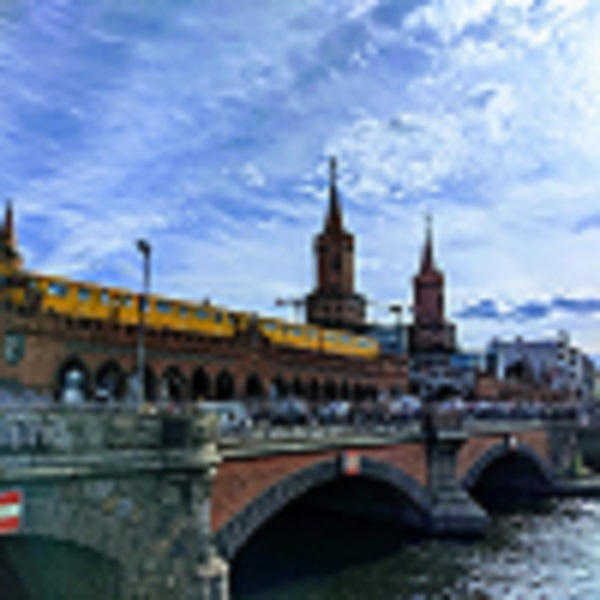
//> input picture Assignment5/original.jpg, 600 x 600 px
$ ./main original.jpg   (built with g++ and OpenCV 4)
//> lines starting //> are read from the running program, lines starting //| are printed output that depends on the picture
### Assignment5/Dip5.cpp
//============================================================================
// Name        : Dip5.cpp
// Author      : Ronny Haensch, Andreas Ley
// Version     : 3.0
// Copyright   : -
// Description :
//============================================================================

#include "Dip5.h"

using namespace std;
namespace dip5 {


	/**
	 * @brief Creates a zero-borded image.
	 */
	cv::Mat_<float> getBorderedImage(const cv::Mat_<float> &src, int rowMiddle, int colMiddle)
	{
		// Create bordered matrix.
		cv::Mat_<float> borderedSrc = cv::Mat::ones(src.rows + (rowMiddle * 2),
			src.cols + (colMiddle * 2),
			CV_32FC1);
		// Copy the original matrix.
		for (unsigned i = 0; i < src.rows; i++) {
			for (unsigned j = 0; j < src.cols; j++) {
				borderedSrc.at<float>(i + rowMiddle, j + colMiddle) = src(i, j);
			}
		}
		return borderedSrc.clone();
	}

	/**
	 * @brief Convolution in spatial domain.
	 * @details Performs spatial convolution of image and filter kernel.
	 * @params src Input image
	 * @params kernel Filter kernel
	 * @returns Convolution result
	 */


cv::Mat_<float> spatialConvolution1D(const cv::Mat_<float>& src, const cv::Mat_<float>& kernel)
{
	cv::Mat_<float> result = cv::Mat::zeros(src.size(), src.type());
	cv::Mat_<float> tempKernel = cv::Mat::zeros(kernel.size(), kernel.type());
	int colMiddle, rowMiddle;
	int row, col, i, j;
	double sum = 0;
	colMiddle = ((kernel.cols - 1) / 2);
	rowMiddle = ((kernel.rows - 1) / 2);

	/*flip columns*/
	for (row = 0; row < kernel.rows; row++) {
		for (col = 0; col < kernel.cols; col++) {
			if ((col != colMiddle) && (col < colMiddle))
			{
				tempKernel[row][col] = kernel[row][kernel.cols - 1 - col];
				tempKernel[row][kernel.cols - 1 - col] = kernel[row][col];
			}
			else if (col == colMiddle)
			{
				tempKernel[row][col] = kernel[row][col];
			}
			else
			{

			}
		}
	}

	/*flip rows*/
	for (col = 0; col < kernel.cols; col++) {
		for (row = 0; row < kernel.rows; row++) {
			if ((row != rowMiddle) && (row < rowMiddle))
			{
				tempKernel[row][col] = tempKernel[kernel.rows - 1 - row][col];
				tempKernel[kernel.rows - 1 - row][col] = tempKernel[row][col];
			}
			else if (row == rowMiddle)
			{
				tempKernel[row][col] = tempKernel[row][col];
			}
			else
			{

			}
		}
	}

	cv::Mat_<float> bordered_src = getBorderedImage(src, rowMiddle, colMiddle);

	// Go through the image
	for (unsigned i = rowMiddle; i < src.rows + rowMiddle; i++) {
		for (unsigned j = colMiddle; j < src.cols + colMiddle; j++) {
			// Convolve
			sum = 0.0f;
			for (unsigned r = i - rowMiddle; r <= i + rowMiddle; r++)
				for (unsigned c = j - colMiddle; c <= j + colMiddle; c++)
					sum += bordered_src(r, c) * tempKernel(r - i + rowMiddle, c - j + colMiddle);
			result.at<float>(i - rowMiddle, j - colMiddle) = sum;
		}
	}

	return result;
}

/**
* @brief Generates gaussian filter kernel of given size
* @param kSize Kernel size (used to calculate standard deviation)
* @returns The generated filter kernel
*/
cv::Mat_<float> createGaussianKernel1D(float sigma)
{
	float mean, sum;
	unsigned kSize = getOddKernelSizeForSigma(sigma);

	/*normalizing the values*/
	sum = 0;

	/*1-D array of size = kSize*/
	cv::Mat_<float> result = cv::Mat_<float>::zeros(1, kSize);

	/*calculate mean*/
	if ((kSize % 2) == 0)
	{
		mean = kSize / 2.;
	}
	else
	{
		mean = (kSize + 1) / 2.;
	}
	/*calculate gaussian blur*/
	for (int i = 0; i < kSize; i++)
	{
		float denominator, power;
		denominator = sqrt(2 * CV_PI)*sigma;
		power = pow(((i + 1) - mean), 2) / (2 * pow(sigma, 2));
		result.at<float>(i) = exp(-power) / denominator;
		sum = sum + result.at<float>(i);
	}
	/*normalize the distribution*/
	result = result / sum;
	return result;
}


/**
* @brief Convolution in spatial domain by seperable filters
* @param src Input image
* @param size Size of filter kernel
* @returns Convolution result
*/
cv::Mat_<float> separableFilter(const cv::Mat_<float>& src, const cv::Mat_<float>& kernelX, const cv::Mat_<float>& kernelY)
{
    // But do mind that this one gets two different kernels for horizontal and vertical convolutions.
	int rows, cols;
	cv::Mat_<float> temp, temp1;
	cv::Mat_<float> result, resultF;
	temp1 = cv::Mat::zeros(src.size(), src.type());
	temp = cv::Mat::zeros(src.cols, src.rows, src.type());
	result = cv::Mat::zeros(temp.size(), temp.type());
	resultF = cv::Mat::zeros(src.size(), src.type());
	rows = 0;
	cols = 0;
	/*performing first 1D convolution*/
	//std::cout << "KernelX:" << kernelX << "\n";
	temp1 = spatialConvolution1D(src, kernelX);

	//cout << "temp1:" << temp1<< "\n";
	/*transposing temp1 */
	for (int i = 0; i < temp1.rows; i++)
	{
		for (int j = 0; j < temp1.cols; j++)
		{
			temp.at<float>(j, i) = temp1.at<float>(i, j);
		}
	}
	//cout << "Transposed image:" << temp << "\n";
	/*performing second 1D convolution*/
	result = spatialConvolution1D(temp, kernelY);

	/*transposing temp */
	for (int i = 0; i < result.rows; i++)
	{
		for (int j = 0; j < result.cols; j++)
		{
			resultF.at<float>(j, i) = result.at<float>(i, j);
		}
	}
	//cout << "ResultF:" << resultF << "\n";
    return resultF;
}


/**
 * @brief Creates kernel representing fst derivative of a Gaussian kernel (1-dimensional)
 * @param sigma standard deviation of the Gaussian kernel
 * @returns the calculated kernel
 */
cv::Mat_<float> createFstDevKernel1D(float sigma)
{
    int kSize = getOddKernelSizeForSigma(sigma);
	float factor1 = 0., factor2 = 0.;
	cv::Mat_<float> result = cv::Mat_<float>::zeros(1, kSize);

	for (int i = -kSize/2; i <= kSize/2; i++) {
		factor1 = - (i) / (2. * CV_PI *pow(sigma, 4));
		float temp = pow((i), 2) / (2. * pow(sigma, 2));
		factor2 = exp(-temp);
		result.at<float>(0, i+kSize/2) = factor1*factor2;
	}
    return result;
}


/**
 * @brief Calculates the directional gradients through convolution
 * @param img The input image
 * @param sigmaGrad The standard deviation of the Gaussian kernel for the directional gradients
 * @param gradX Matrix through which to return the x component of the directional gradients
 * @param gradY Matrix through which to return the y component of the directional gradients
 */
void calculateDirectionalGradients(const cv::Mat_<float>& img, float sigmaGrad,
                            cv::Mat_<float>& gradX, cv::Mat_<float>& gradY)
{
	gradX.create(img.rows, img.cols);
	gradY.create(img.rows, img.cols);
	cv::Mat_<float> kernelGauss		= createGaussianKernel1D(sigmaGrad);
	cv::Mat_<float> kernelGaussDev	= createFstDevKernel1D(sigmaGrad);
	gradX = separableFilter(img, kernelGaussDev, kernelGauss);
	gradY = separableFilter(img, kernelGauss, kernelGaussDev);
}

/**
 * @brief Calculates the structure tensors (per pixel)
 * @param gradX The x component of the directional gradients
 * @param gradY The y component of the directional gradients
 * @param sigmaNeighborhood The standard deviation of the Gaussian kernel for computing the "neighborhood summation".
 * @param A00 Matrix through which to return the A_{0,0} elements of the structure tensor of each pixel.
 * @param A01 Matrix through which to return the A_{0,1} elements of the structure tensor of each pixel.
 * @param A11 Matrix through which to return the A_{1,1} elements of the structure tensor of each pixel.
 */
void calculateStructureTensor(const cv::Mat_<float>& gradX, const cv::Mat_<float>& gradY, float sigmaNeighborhood,
                            cv::Mat_<float>& A00, cv::Mat_<float>& A01, cv::Mat_<float>& A11)
{
	A00.create(gradX.rows, gradX.cols);
	A01.create(gradX.rows, gradX.cols);
	A11.create(gradX.rows, gradX.cols);
	cv::Mat_<float> kernelGauss = createGaussianKernel1D(sigmaNeighborhood);
	cv::Mat_<float> gxgx, gxgy, gygy;

	gxgx	=	gradX.mul(gradX);
	A00		=	separableFilter(gxgx, kernelGauss, kernelGauss);
	gygy	=	gradY.mul(gradY);
	A11		=	separableFilter(gygy, kernelGauss, kernelGauss);
	gxgy	=	gradX.mul(gradY);
	A01		=	separableFilter(gxgy, kernelGauss, kernelGauss);
}

/**
 * @brief Calculates the feature point weight and isotropy from the structure tensors.
 * @param A00 The A_{0,0} elements of the structure tensor of each pixel.
 * @param A01 The A_{0,1} elements of the structure tensor of each pixel.
 * @param A11 The A_{1,1} elements of the structure tensor of each pixel.
 * @param weight Matrix through which to return the weights of each pixel.
 * @param isotropy Matrix through which to return the isotropy of each pixel.
 */
void calculateFoerstnerWeightIsotropy(const cv::Mat_<float>& A00, const cv::Mat_<float>& A01, const cv::Mat_<float>& A11,
                                    cv::Mat_<float>& weight, cv::Mat_<float>& isotropy)
{
    weight.create(A00.rows, A00.cols);
    isotropy.create(A00.rows, A00.cols);
	cv::Mat_<float> trace		=	A00 + A11;
	cv::Mat_<float> determinant =   A00.mul(A11) - A01.mul(A01);

	for (int i = 0; i < A00.rows; i++)
	{
		for (int j = 0; j < A00.cols; j++)
		{
			weight.at<float>(i, j)		=	determinant.at<float>(i, j) / max(trace.at<float>(i, j), 1e-8f);
			isotropy.at<float>(i, j)	=	4*determinant.at<float>(i, j) / max(pow(trace.at<float>(i, j),2), 1e-8f);
		}
	}

}


/**
 * @brief Finds Foerstner interest points in an image and returns their location.
 * @param img The greyscale input image
 * @param sigmaGrad The standard deviation of the Gaussian kernel for the directional gradients
 * @param sigmaNeighborhood The standard deviation of the Gaussian kernel for computing the "neighborhood summation" of the structure tensor.
 * @param minWeight Threshold on the weight as a fraction of the mean of all locally maximal weights.
 * @param minIsotropy Threshold on the isotropy of interest points.
 * @returns List of interest point locations.
 */
std::vector<cv::Vec2i> getFoerstnerInterestPoints(const cv::Mat_<float>& img, float sigmaGrad, float sigmaNeighborhood, float minWeight, float minIsotropy)
{

	cv::Mat_<float> gradX, gradY, A00, A11, A01, weight, isotropy;
	vector<cv::Vec2i> keyPoints;
	float meanWeight;

	/*compute directional gradient*/
	calculateDirectionalGradients(img, sigmaGrad, gradX, gradY);
	/*compute structure tensor*/
	calculateStructureTensor(gradX, gradY, sigmaNeighborhood, A00, A01, A11);
	/*calculate weight and isotropies*/
	calculateFoerstnerWeightIsotropy(A00, A01, A11, weight, isotropy);

	cv::Scalar myMatMean	= mean(weight);
	meanWeight				= myMatMean.val[0];

	for (int c = 0; c < weight.cols; c++)
	{
		for (int r = 0; r < weight.rows; r++)
		{
			if ((weight.at<float>(r, c) > (minWeight*meanWeight)) &&
				(isotropy.at<float>(r, c) > minIsotropy) &&
				isLocalMaximum(weight, c, r)){

				cv::Vec2i kp = cv::Vec2i(c, r);
				keyPoints.emplace_back(kp);
			}
		}
	}
    return keyPoints;
}


/* *****************************
  GIVEN FUNCTIONS
***************************** */


// Use this to compute kernel sizes so that the unit tests can simply hard checks for correctness.
unsigned getOddKernelSizeForSigma(float sigma)
{
    unsigned kSize = (unsigned) std::ceil(5.0f * sigma) | 1;
    if (kSize < 3) kSize = 3;
    return kSize;
}

bool isLocalMaximum(const cv::Mat_<float>& weight, int x, int y)
{
    for (int i = -1; i <= 1; i++)
        for (int j = -1; j <= 1; j++) {
            int x_ = std::min(std::max(x+j, 0), weight.cols-1);
            int y_ = std::min(std::max(y+i, 0), weight.rows-1);
            if (weight(y_, x_) > weight(y, x))
                return false;
        }
    return true;
}

}

### Assignment5/main.cpp
//============================================================================
// Name        : main.cpp
// Author      : Ronny Haensch, Andreas Ley
// Version     : 3.0
// Copyright   : -
// Description : only calls processing and test routines
//============================================================================


#include "Dip5.h"

#include <iostream>

//#if 0
using namespace std;
using namespace cv;


#if 0
#define TEST_FOR_DIP6

#ifdef TEST_FOR_DIP6
#include <immintrin.h>
void testForDip6() {

    std::cout << "Testing SSE" << std::endl;
    {
        volatile float a_ = 1.0f;
        volatile float b_ = 2.0f;
        volatile __m128 a = _mm_set1_ps(a_);
        volatile __m128 b = _mm_set1_ps(b_);
        volatile __m128 c = _mm_add_ps(a, b);
        float c_[4];
        _mm_storeu_ps(c_, c);
        a_ = c_[0];
    }

    std::cout << "Testing SSE3" << std::endl;
    {
        volatile float a_ = 1.0f;
        volatile float b_ = 2.0f;
        volatile __m128 a = _mm_set1_ps(a_);
        volatile __m128 b = _mm_set1_ps(b_);
        volatile __m128 c = _mm_hadd_ps(a, b);
        float c_[4];
        _mm_storeu_ps(c_, c);
        a_ = c_[0];
    }
    std::cout << "Testing SSE4.1" << std::endl;
    {
        volatile float a_ = 1.0f;
        volatile float b_ = 2.0f;
        volatile __m128 a = _mm_set1_ps(a_);
        volatile __m128 b = _mm_set1_ps(b_);
        volatile __m128 c = _mm_dp_ps(a, b, 0xFF);
        float c_[4];
        _mm_storeu_ps(c_, c);
        a_ = c_[0];
    }
#ifdef __AVX__
    std::cout << "Testing AVX" << std::endl;
    {
        volatile float a_ = 1.0f;
        volatile float b_ = 2.0f;
        volatile __m256 a = _mm256_set1_ps(a_);
        volatile __m256 b = _mm256_set1_ps(b_);
        volatile __m256 c = _mm256_add_ps(a, b);
        float c_[8];
        _mm256_storeu_ps(c_, c);
        a_ = c_[0];
    }
#endif

}
#else
void testForDip6() {
}
#endif
#endif


// usage: path to image in argv[1], sigma in argv[2]
// main function. loads image, calls processing routines, shows keypoints
int main(int argc, char** argv) {

	//testForDip6();


	// check if enough arguments are defined
	if (argc < 2) {
		cout << "Usage:\n\tdip5 path_to_original [sigmaGrad [sigmaNeighborhood]]" << endl;
		cout << "Press enter to exit" << endl;
		cin.get();
		return -1;
	}

	// load image, path in argv[1]
	cout << "load image" << endl;
	Mat img = imread(argv[1]);
//> img is the input picture: 600 rows x 600 cols, CV_8UC3; mean B, G, R 150, 125.1, 106.9
	if (!img.data) {
		cout << "ERROR: original image not specified" << endl;
		cout << "Press enter to exit" << endl;
		cin.get();
		return -1;
	}

	Mat imgF;
	// convert U8 to 32F
	cv::cvtColor(img, imgF, cv::COLOR_BGR2GRAY);
	imgF.convertTo(imgF, CV_32FC1);
//> imgF: 600 rows x 600 cols, CV_32FC1
	cout << " > done" << endl;

	// define standard deviation of directional gradient
	float sigmaBlur;
	if (argc < 3)
		sigmaBlur = 1.5f;
	else
		sigmaBlur = atof(argv[2]);
	// define standard deviation of directional gradient
	float sigmaNeighborhood;
	if (argc < 4)
		sigmaNeighborhood = 2.0f;
	else
		sigmaNeighborhood = atof(argv[3]);


	imshow("originalGrey", img);
	imwrite("originalGrey.png", imgF);


	// calculate interest points
	std::vector<cv::Vec2i> points = dip5::getFoerstnerInterestPoints(imgF, sigmaBlur, sigmaNeighborhood);
//> the loop in spatialConvolution1D, `for (unsigned i = rowMiddle; i < src.rows + rowMiddle; i++)` made 600 passes
//> sum on passes 1 to 3: -15.23, -15.23, -15.23
//> after the loop in spatialConvolution1D, `for (unsigned i = rowMiddle; i < src.rows + rowMiddle; i++)`: sum = -11.76
//> after the loop in separableFilter, `for (int i = 0; i < temp1.rows; i++)`:
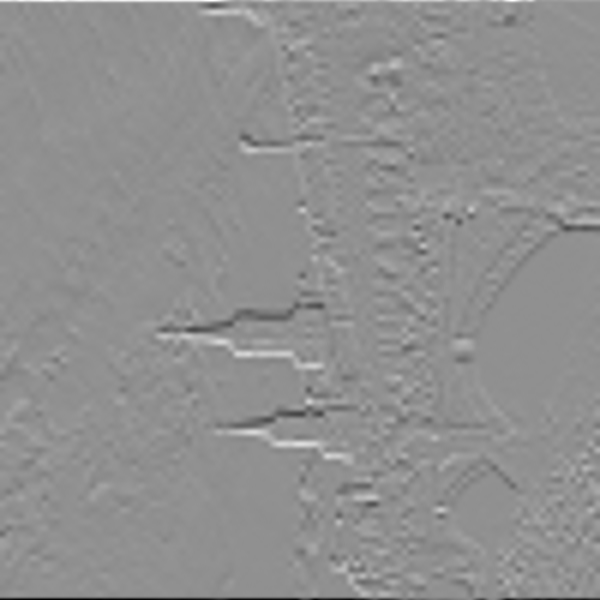
//> temp: 600 rows x 600 cols, CV_32FC1; min -16.57, max 12.73, mean 0.0171; drawn with min black and max white
//> the loop in spatialConvolution1D (call 2), `for (unsigned i = rowMiddle; i < src.rows + rowMiddle; i++)` made 600 passes
//> sum on passes 1 to 3: 1.44, 1.04, 0.627
//> call 4 of getBorderedImage, with rowMiddle = 0, colMiddle = 4
//> after the loop in getBorderedImage (call 4), `for (unsigned i = 0; i < src.rows; i++)`:
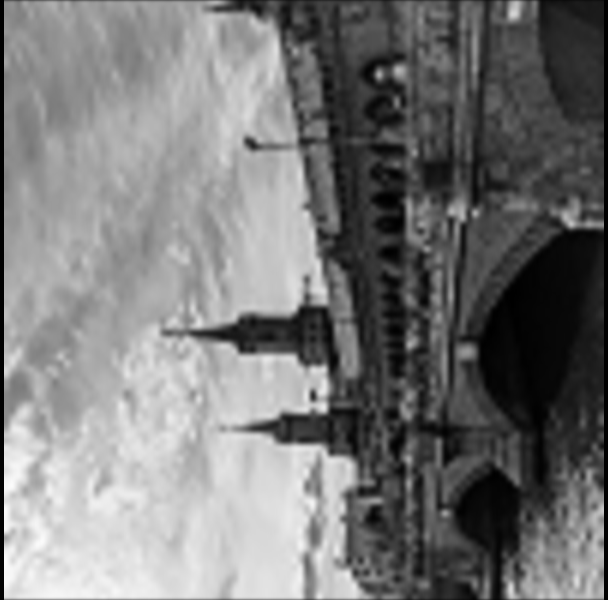
//> borderedSrc: 600 rows x 608 cols, CV_32FC1; min 0.095, max 252, mean 120.6
//> the loop in spatialConvolution1D (call 4), `for (unsigned i = rowMiddle; i < src.rows + rowMiddle; i++)` made 600 passes
//> sum on passes 1 to 3: -1.08, -1.44, -1.62
//> after the loop in spatialConvolution1D (call 4), `for (unsigned i = rowMiddle; i < src.rows + rowMiddle; i++)`:
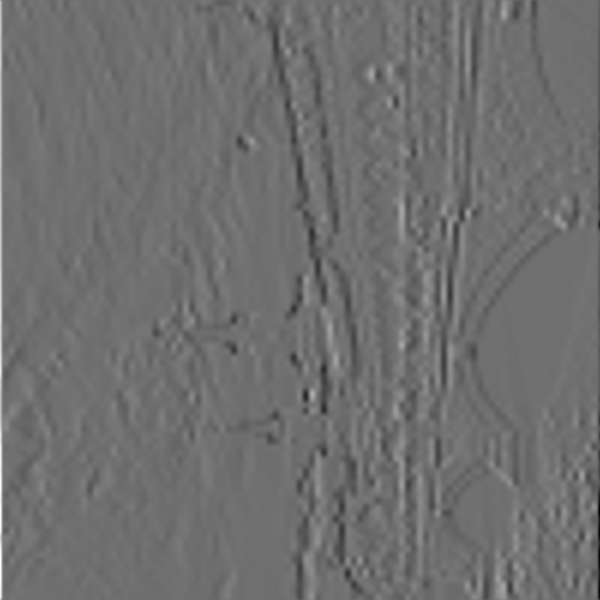
//> result: 600 rows x 600 cols, CV_32FC1; min -13.06, max 16.75, mean -0.0231; drawn with min black and max white
//> after the loop in spatialConvolution1D (call 4), `for (unsigned i = rowMiddle; i < src.rows + rowMiddle; i++)`: sum = -7.45
//> after the loop in separableFilter (call 3), `for (int i = 0; i < temp1.rows; i++)`:
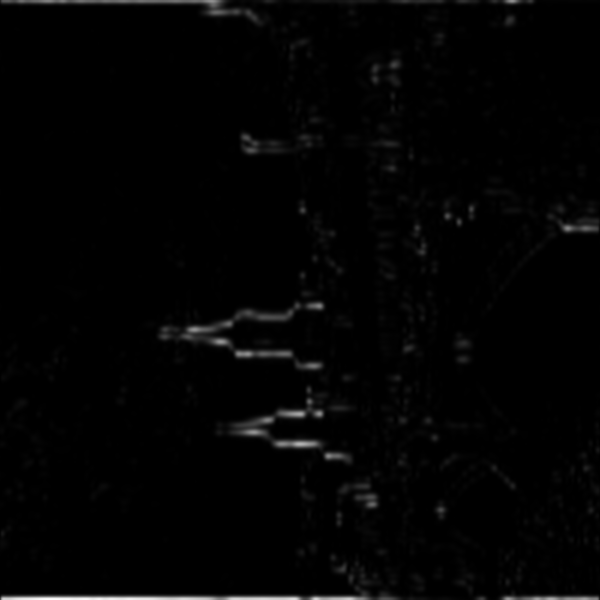
//> temp: 600 rows x 600 cols, CV_32FC1; min 1.36e-07, max 76.42, mean 1.1; drawn with min black and max white
//> the loop in spatialConvolution1D (call 8), `for (unsigned i = rowMiddle; i < src.rows + rowMiddle; i++)` made 600 passes
//> sum on passes 1 to 3: 0.982, 1.02, 1.08
//> after the loop in spatialConvolution1D (call 8), `for (unsigned i = rowMiddle; i < src.rows + rowMiddle; i++)`:
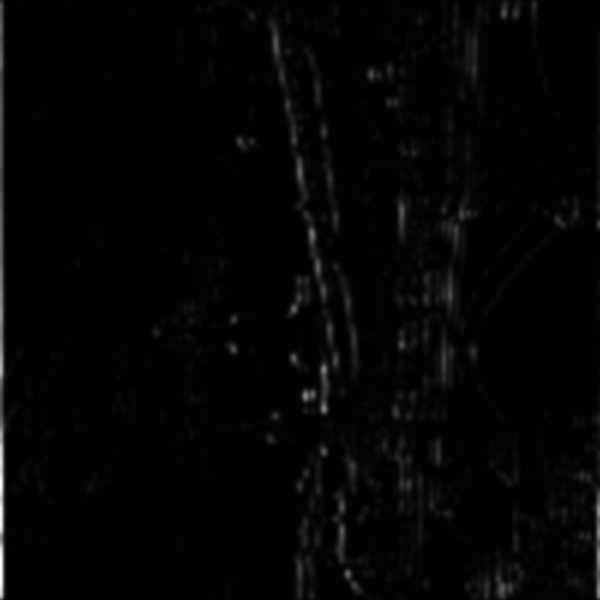
//> result: 600 rows x 600 cols, CV_32FC1; min 0.000105, max 76.99, mean 1.3; drawn with min black and max white
//> after the loop in spatialConvolution1D (call 8), `for (unsigned i = rowMiddle; i < src.rows + rowMiddle; i++)`: sum = 16.89
//> after the loop in calculateFoerstnerWeightIsotropy, `for (int i = 0; i < A00.rows; i++)`:
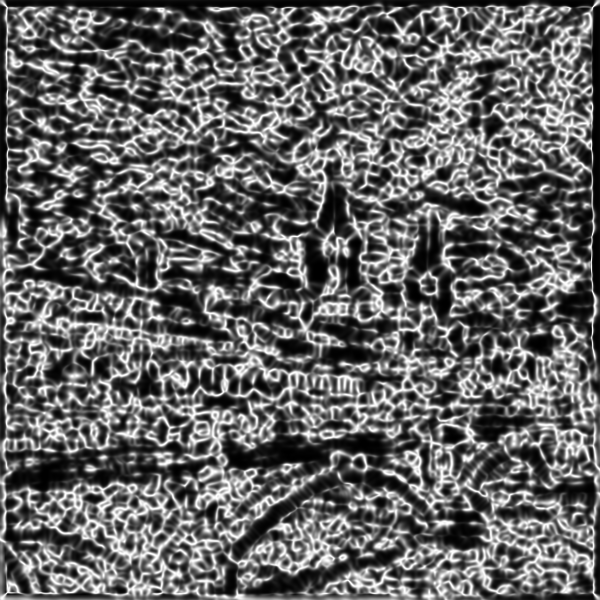
//> isotropy: 600 rows x 600 cols, CV_32FC1; min 0.000174, max 1, mean 0.398
//> in getFoerstnerInterestPoints, `cv::Scalar myMatMean	= mean(weight);`: myMatMean = Scalar(0.139)
//> in getFoerstnerInterestPoints, `meanWeight				= myMatMean.val[0];`: meanWeight = 0.139
//> after the loop in getFoerstnerInterestPoints, `for (int c = 0; c < weight.cols; c++)`: keyPoints = 465 items, first 12: [1, 599], [2, 2], [2, 532], [3, 275], [4, 336], [7, 417], [8, 201], [8, 263], [8, 301], [9, 308], [9, 356], [14, 311]
//> points has the same summary as keyPoints in getFoerstnerInterestPoints

	cout << "Number of detected interest points:\t" << points.size() << endl;
//| Number of detected interest points:	465
	Mat imgRGB;
	// convert to color
	cv::cvtColor(imgF, imgRGB, cv::COLOR_GRAY2BGR);
	imgRGB.convertTo(imgRGB, CV_8UC3);
//> imgRGB: 600 rows x 600 cols, CV_8UC3

	// plot result
	for (auto p : points)
		cv::circle(imgRGB, p, 10, Scalar(0, 0, 255));
//> this loop made 465 passes
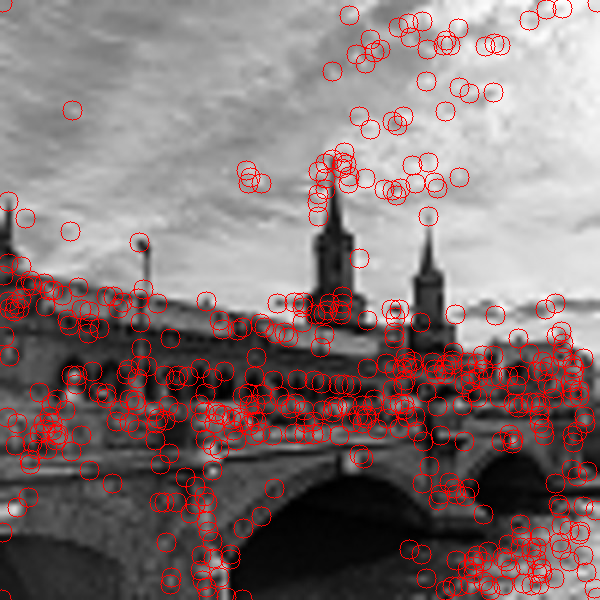
//> imgRGB: 600 rows x 600 cols, CV_8UC3; mean B, G, R 116.2, 116.2, 133

	imshow("keypoints", imgRGB);
	imwrite("keypoints.png", imgRGB);
	// wait
	waitKey(0);


	return 0;
}
//#endif
